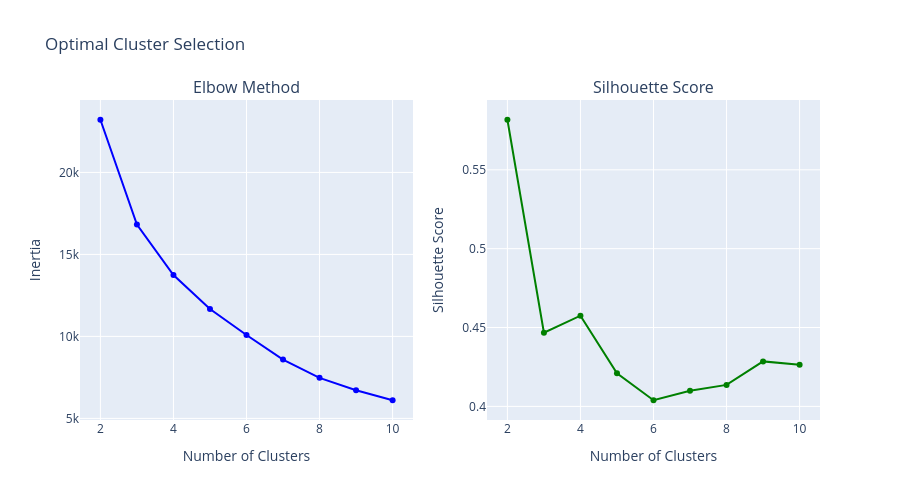

This figure's notebook cell:
### Code cell
# 1. Customer Segmentation (K-Means Clustering)
print("\n" + "="*70)
print("1. RESTAURANT SEGMENTATION (K-Means Clustering)")
print("="*70)

# Prepare features for clustering
cluster_features = df[['rating', 'avg_cost', 'num_ratings', 'has_online_order', 'has_table_booking']].copy()

# Standardize features
scaler = StandardScaler()
scaled_features = scaler.fit_transform(cluster_features)

# Elbow method to find optimal clusters
inertias = []
silhouette_scores = []
from sklearn.metrics import silhouette_score

for k in range(2, 11):
    kmeans = KMeans(n_clusters=k, random_state=42, n_init=10)
    kmeans.fit(scaled_features)
    inertias.append(kmeans.inertia_)
    silhouette_scores.append(silhouette_score(scaled_features, kmeans.labels_))

# Plot elbow curve
fig = make_subplots(
    rows=1, cols=2,
    subplot_titles=('Elbow Method', 'Silhouette Score')
)

fig.add_trace(
    go.Scatter(x=list(range(2, 11)), y=inertias, mode='lines+markers', name='Inertia', marker_color='blue'),
    row=1, col=1
)

fig.add_trace(
    go.Scatter(x=list(range(2, 11)), y=silhouette_scores, mode='lines+markers', name='Silhouette Score', marker_color='green'),
    row=1, col=2
)

fig.update_xaxes(title_text='Number of Clusters', row=1, col=1)
fig.update_xaxes(title_text='Number of Clusters', row=1, col=2)
fig.update_yaxes(title_text='Inertia', row=1, col=1)
fig.update_yaxes(title_text='Silhouette Score', row=1, col=2)

fig.update_layout(height=500, title_text='Optimal Cluster Selection', showlegend=False)
fig.show()

# Use 4 clusters (balance between elbow and silhouette)
optimal_k = 4
print(f"\nOptimal number of clusters: {optimal_k}")

### Figure 1 — Plotly figure (JSON) as saved in the notebook; plotly's stock layout.template omitted (floating-point values rounded to 4 significant figures)
{"data": [{"marker": {"color": "blue"}, "mode": "lines+markers", "name": "Inertia", "type": "scatter", "x": [2, 3, 4, 5, 6, 7, 8, 9, 10], "xaxis": "x", "y": [23210.0, 16830.0, 13740.0, 11670.0, 10090.0, 8588.0, 7472.0, 6720.0, 6106.0], "yaxis": "y"}, {"marker": {"color": "green"}, "mode": "lines+markers", "name": "Silhouette Score", "type": "scatter", "x": [2, 3, 4, 5, 6, 7, 8, 9, 10], "xaxis": "x2", "y": [0.5817, 0.4467, 0.4575, 0.4209, 0.4039, 0.4099, 0.4136, 0.4285, 0.4265], "yaxis": "y2"}], "layout": {"annotations": [{"font": {"size": 16}, "showarrow": false, "text": "Elbow Method", "x": 0.225, "xanchor": "center", "xref": "paper", "y": 1, "yanchor": "bottom", "yref": "paper"}, {"font": {"size": 16}, "showarrow": false, "text": "Silhouette Score", "x": 0.775, "xanchor": "center", "xref": "paper", "y": 1, "yanchor": "bottom", "yref": "paper"}], "height": 500, "showlegend": false, "title": {"text": "Optimal Cluster Selection"}, "xaxis": {"anchor": "y", "domain": [0, 0.45], "title": {"text": "Number of Clusters"}}, "xaxis2": {"anchor": "y2", "domain": [0.55, 1], "title": {"text": "Number of Clusters"}}, "yaxis": {"anchor": "x", "domain": [0, 1], "title": {"text": "Inertia"}}, "yaxis2": {"anchor": "x2", "domain": [0, 1], "title": {"text": "Silhouette Score"}}}}
